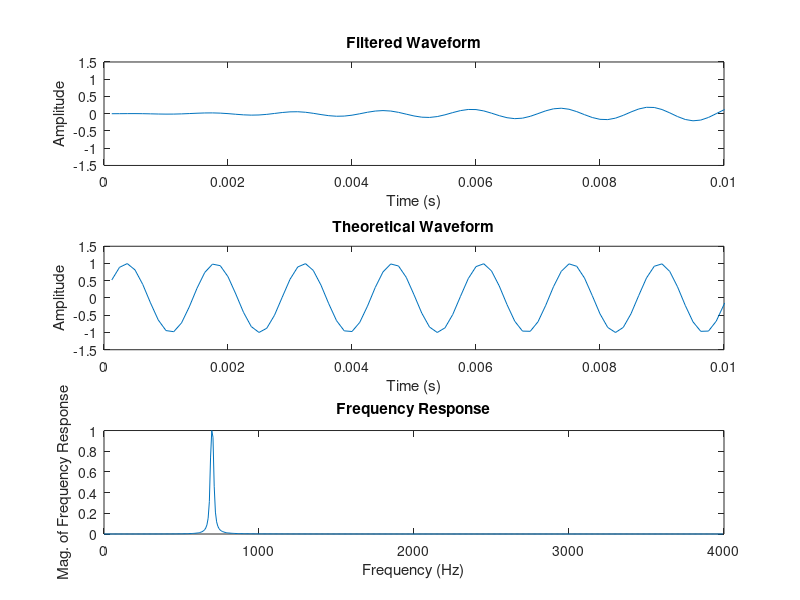

The MATLAB script that drew this image: (Note: this script raises an error after producing the figure.)
% Question 1
% Use marginally stable IIR filter to generate the tones of 3 seconds
% when a key (a number from 0 to 9) is being input.

low_freqs   = [697 770 852 941]; % Low Frequencies (Rows)
high_freqs  = [1209 1336 1477]; % High Frequencies (Columns)

% Marginally stable IIR filter is determined by the zero-pole plot of 
% filter transfer function

% Stable: If and only if all the poles of the filter transfer 
% function lie inside the unit circle.

Fs  = 8000; % Sampling Frequency of 3kHz
t   = (1:800)/Fs; % Sampled Waveform from t=0 to t=3 seconds

full_waveform = 0; % Establish a waveform of all frequencies

% Adding low_frequencies
for r=1:4
    full_waveform = full_waveform + sin(2*pi*t*low_freqs(r));
end

% Adding high_frequencies
for c=1:3
    full_waveform = full_waveform + sin(2*pi*t*high_freqs(c));
end

% IIR Bandpass Butterworth Filter to filter out the desired frequency

F = 697;
Wp = [F-10 F+10]*2/Fs;            % Passband Frequencies
Ws = [F-500 F+500]*2/Fs;           % Stopband Frequencies 
Rp = 3;                         % Passband Ripple 
Rs = 40;                        % Min. stopband attenuation 
[n,Wn] = buttord(Wp,Ws,Rp,Rs);  % Filter order estimation 
[b,a] = butter(n,Wn);           % Designing filter

% Output the filter stablity (1 = STABLE)
fprintf("\nFilter stablity: %d\n", isstable(b,a))

% Here we will plot 3 graphs
% First graph is our filtered waveform
% Second graph is the actual waveform we should see
% Third graph is the frequency/magnitude response for our confirmation

sf = filter(b,a,full_waveform); % Filter the waveform
subplot(3,1,1);
plot(t,sf);
xlabel('Time (s)');
ylabel('Amplitude');
title('Filtered Waveform');
axis([0 0.01 -1.5 1.5]);

subplot(3,1,2);
plot(t,sin(2*pi*t*F)); % Plot the actual, theoretical waveform
xlabel('Time (s)');
ylabel('Amplitude');
title('Theoretical Waveform');
axis([0 0.01 -1.5 1.5]);

subplot(3,1,3);
% Plot the Frequency Response for our analysis
[H,w] = freqz(b,a,512);
plot(w*Fs/(2*pi),abs(H));
title('Frequency Response');
xlabel('Frequency (Hz)');
ylabel('Mag. of Frequency Response');



% Since we determine the above steps to be accurate, we can 
% carry on the fitler out the required waveforms for each frequency 
% when the person presses the button

buttons = [1 2 3; 4 5 6; 7 8 9; '*' 0 '#'];


for number=0:9
    [row,col] = find(buttons==number);
    f1 = low_freqs(row);
    f2 = high_freqs(col);
    sf1 = filter_waveform(f1, full_waveform);
    sf2 = filter_waveform(f2, full_waveform);
    sfinal = sf1 + sf2;
    subplot(4,3,number+1);
    plot(t,sfinal);
    xlabel('Time');
    ylabel('Amp');
    title(sprintf("Button : %d", number));
%     axis([0 0.01 -2.5 2.5]);
end

